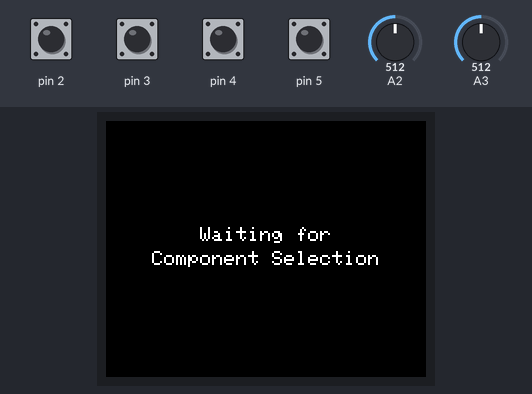
Simulated run of this sketch. Board: Arduino Nano, built with avr-gcc and run on an emulated ATmega328P. Parts: 160×128 colour display. The inputs (shaded band) are chosen by the test bench; at power-on: pin 2–5 HIGH, A2 = 512, A3 = 512. What the sketch prints to the serial monitor is not drawn.

Above: at 11.9 s.
12.0 s: pin 2 pulled LOW for 0.15 s
At 12.14 s:
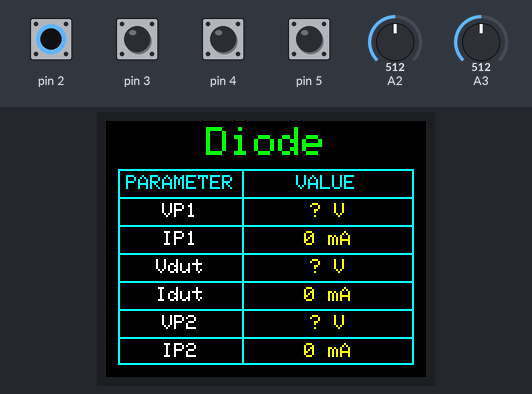
13.7 s: pin 3 pulled LOW for 0.15 s
At 13.84 s:
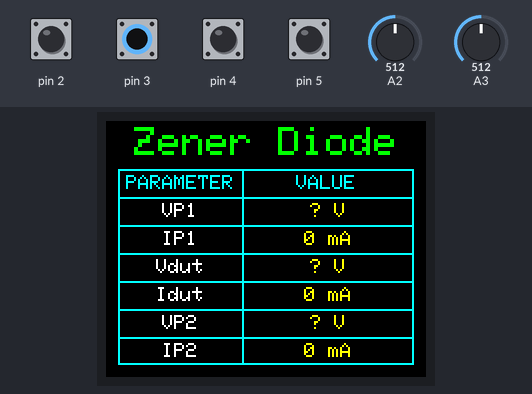
15.4 s: pin 4 pulled LOW for 0.15 s
At 15.54 s:
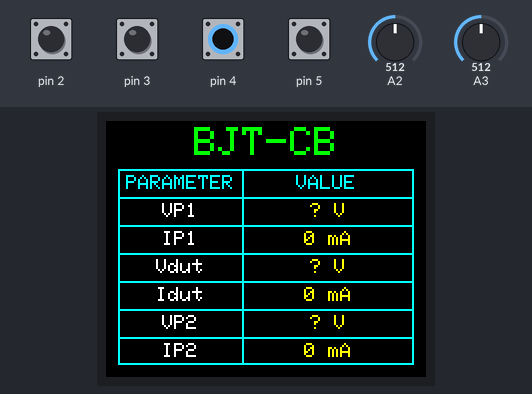
17.1 s: pin 5 pulled LOW for 0.15 s
At 17.24 s:
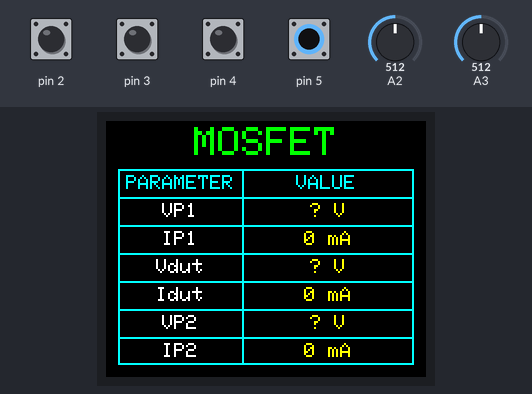
Timing chart, 0 to 19.8 s (numbered marks = the images above; inputs shaded):
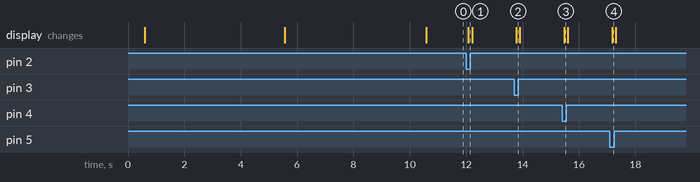

Measured:
- after the input at 12.0 s, the display: changes after 0.08 s (image 1)
- after the input at 13.7 s, the display: changes after 0.08 s (image 2)
- after the input at 15.4 s, the display: changes after 0.08 s (image 3)
- after the input at 17.1 s, the display: changes after 0.08 s (image 4)

The sketch:

Plotronix_VI_Lab.ino
```cpp
/* ============================================================================
 * PLOTRONIX VI CHARACTERISTICS LABORATORY
 * Modular Application Refactored with MVC Architecture
 *
 * Project Structure:
 *   /src/core             - Application manager and orchestration
 *   /src/hardware         - Hardware drivers (ADC, Display)
 *   /src/analysis         - Business logic (Component detection)
 *   /src/communication    - Serial protocol and management
 *   /src/ui               - Display/presentation layer
 *   /src/data             - Data models and configuration
 *
 * Architecture: Model-View-Controller
 *   Model:       SensorData, ComponentInfo
 *   View:        DisplayManager
 *   Controller:  AppManager
 * ============================================================================ */

#include "src/core/app_manager.h"

/**
 * Arduino setup() - Initialization phase
 * Initializes all application subsystems
 */
void setup() {
  AppManager::getInstance().init();
}

/**
 * Arduino loop() - Main event loop
 * Executes one cycle of: read sensors → detect component → update display → send data
 */
void loop() {
  AppManager::getInstance().update();
}
```

component_detector.cpp
```cpp
#include "component_detector.h"

/**
 * Detect the selected component based on the digital selector switches.
 * Uses a direct 4-bit lookup so each switch combination maps to a known type.
 */
ComponentInfo ComponentDetector::detect(uint8_t selectorId) {
    switch (selectorId & 0x0F) {
        case 0x01: return { DIODE,  "DIODE",  "Diode" };
        case 0x02: return { ZENER,  "ZENER",  "Zener Diode" };
        case 0x03: return { SCR,    "SCR",    "SCR" };
        case 0x04: return { BJT_CB, "BJT_CB", "BJT-CB" };
        case 0x05: return { BJT_CE, "BJT_CE", "BJT-CE" };
        case 0x06: return { BJT_CC, "BJT_CC", "BJT-CC" };
        case 0x07: return { FET,    "FET",    "FET" };
        case 0x08: return { MOSFET, "MOSFET", "MOSFET" };
        case 0x09: return { IGBT,   "IGBT",   "IGBT" };
        case 0x0A: return { UJT,    "UJT",    "UJT" };
        case 0x0B: return { TRIAC,  "TRIAC",  "TRIAC" };
        case 0x0C: return { DIAC,   "DIAC",   "DIAC" };
        default:   return { UNKNOWN, "UNKNOWN", "?" };
    }
}
```

component_detector.h
```cpp
#ifndef PLOTRONIX_COMPONENT_DETECTOR_H
#define PLOTRONIX_COMPONENT_DETECTOR_H

#include <Arduino.h>
#include "../data/component_info.h"
#include "../data/sensor_data.h"

/* ============================================================================
 * COMPONENT DETECTOR
 * Business logic for identifying component type based on selector switches
 * ============================================================================ */

/**
 * @class ComponentDetector
 * Analyzes digital selector switches to identify which component is selected
 */
class ComponentDetector {
public:
    /**
* Detect component type from a 4-bit selector ID.
 * Selector is read from digital switches to form a binary component code.
 *
 * @param selectorId 4-bit component selector ID (0-15)
 * @return ComponentInfo structure with type, tag, and name
 */
 ComponentInfo detect(uint8_t selectorId);

private:
};

#endif // PLOTRONIX_COMPONENT_DETECTOR_H
```

serial_manager.cpp
```cpp
#include "serial_manager.h"
#include "serial_protocol.h"

/**
 * Initialize the serial port for host communication.
 */
void SerialManager::init() {
    Serial.begin(SERIAL_BAUD);
}

/**
 * Poll the serial buffer for incoming commands and execute them.
 * Supports START and STOP commands.
 */
void SerialManager::processIncomingCommands() {
    if (!Serial.available()) return;

    String cmd = Serial.readStringUntil('\n');
    cmd.trim();

    executeCommand(cmd);
}

/**
 * Send a comma-separated data frame to the host if streaming is active.
 * Data format: DATA,<TAG>,<VOLTAGE>,<CURRENT>.
 */
void SerialManager::sendDataFrame(const ComponentInfo& comp, const SensorData& data) {
    // Don't send if not streaming
    if (!streaming) return;

    // Don't send if component is unknown
    if (comp.type == UNKNOWN) return;

    // Rate limit transmission
    unsigned long now = millis();
    if (now - lastFrameTime < SERIAL_RATE) return;
    lastFrameTime = now;

    // Format: DATA,<TAG>,<VOLTAGE>,<CURRENT>
    Serial.print(FRAME_PREFIX);
    Serial.print(",");
    Serial.print(comp.tag);
    Serial.print(",");
    Serial.print(data.voltage, 3);
    Serial.print(",");
    Serial.println(data.current, 5);
}

/**
 * Check whether the serial manager is currently in streaming mode.
 * @return true if streaming output is enabled.
 */
bool SerialManager::isStreaming() const {
    return streaming;
}

/**
 * Execute a parsed serial command string.
 * Recognizes START and STOP commands.
 */
void SerialManager::executeCommand(const String& cmd) {
    if (cmd == CMD_START) {
        streaming = true;
    } else if (cmd == CMD_STOP) {
        streaming = false;
    }
    // Silently ignore unknown commands
}
```

serial_manager.h
```cpp
#ifndef PLOTRONIX_SERIAL_MANAGER_H
#define PLOTRONIX_SERIAL_MANAGER_H

#include <Arduino.h>
#include "../data/component_info.h"
#include "../data/sensor_data.h"
#include "../data/config.h"

/* ============================================================================
 * SERIAL MANAGER
 * Manages serial communication with host GUI application
 * ============================================================================ */

/**
 * @class SerialManager
 * Handles bidirectional serial communication with the GUI host
 * Manages streaming state and enforces protocol contract
 */
class SerialManager {
public:
    /**
     * Initialize serial communication
     * Sets up UART at SERIAL_BAUD
     */
    void init();

    /**
     * Process incoming commands from host (START/STOP)
     * Must be called regularly in main loop
     */
    void processIncomingCommands();

    /**
     * Send measurement data frame to host if streaming is active
     * Rate-limited by SERIAL_RATE configuration
     *
     * @param comp Component information
     * @param data Current sensor measurements
     */
    void sendDataFrame(const ComponentInfo& comp, const SensorData& data);

    /**
     * Check if currently streaming data
     * @return true if START received and STOP not received
     */
    bool isStreaming() const;

private:
    bool streaming = false;              ///< Current streaming state
    unsigned long lastFrameTime = 0;     ///< Timestamp of last sent frame

    /**
     * Parse and execute incoming serial command
     * @param cmd Command string (trimmed)
     */
    void executeCommand(const String& cmd);
};

#endif // PLOTRONIX_SERIAL_MANAGER_H
```

serial_protocol.h
```cpp
#ifndef PLOTRONIX_SERIAL_PROTOCOL_H
#define PLOTRONIX_SERIAL_PROTOCOL_H

#include <Arduino.h>

/* ============================================================================
 * SERIAL PROTOCOL DEFINITIONS
 * Protocol contract between firmware and GUI application
 * ============================================================================ */

/**
 * Protocol Overview:
 *
 * HOST -> FIRMWARE (Commands):
 *   - "START"  : Begin streaming measurement data
 *   - "STOP"   : Stop streaming measurement data
 *   - All commands are newline-terminated
 *
 * FIRMWARE -> HOST (Data Frames):
 *   - "DATA,<TAG>,<VOLTAGE>,<CURRENT>"
 *   - Format: comma-separated values, newline-terminated
 *   - TAG examples: DIODE, ZENER, BJT_CB, MOSFET, etc.
 *   - VOLTAGE: float with 3 decimal places
 *   - CURRENT: float with 5 decimal places
 *
 * Baud Rate: 9600
 */

#define CMD_START       "START"   ///< Command to begin data streaming
#define CMD_STOP        "STOP"    ///< Command to stop data streaming
#define FRAME_PREFIX    "DATA"    ///< Prefix for all data frames

#endif // PLOTRONIX_SERIAL_PROTOCOL_H
```

app_manager.cpp
```cpp
#include "app_manager.h"

/**
 * Retrieve the global singleton instance of the AppManager.
 * Ensures only one instance controls the application lifecycle.
 */
AppManager& AppManager::getInstance() {
    static AppManager instance;
    return instance;
}

/**
 * Initialize the application by setting up all subsystems.
 */
void AppManager::init() {
    Serial.begin(SERIAL_BAUD);
    Serial.println("\n\n[APP] PlotTronix VI Lab - Initialization Starting");
    initializeSubsystems();
    Serial.println("[APP] Initialization Complete - Entering main loop");
}

/**
 * Main loop handler called from Arduino loop().
 * Processes commands, checks startup timing, and executes measurements.
 */
void AppManager::update() {
    // Always process incoming serial commands
    serialManager.processIncomingCommands();

    // Run the measurement and display cycle continuously so the UI state machine
    // can advance through the welcome, initialization, waiting, and component screens.
    executeMeasurementCycle();
}

/**
 * Initialize all subsystems in the correct order.
 * Serial first for debug output, then display and ADC.
 */
void AppManager::initializeSubsystems() {
    // Initialize serial first (for debug output if needed)
    serialManager.init();

    // Initialize display and show splash screen
    display.init();

    // Initialize ADC (minimal initialization needed)
    adc.init();

    // Initialize selector driver pins
    selector.init();

    // Record startup time for any future startup-related logic.
    startupTime = millis();
}

/**
 * Execute a full measurement cycle: sample sensors, detect component,
 * update UI, and send serial data if streaming.
 */
void AppManager::executeMeasurementCycle() {
    // The selector publishes only the newest value that has remained stable.
    // Pending/bouncing input keeps the last valid component on screen.
#if SELECTOR_DEBUG_LOGS
    const bool selectorChanged = selector.update();
#else
    selector.update();
#endif

    // Read all sensor inputs
    SensorData sensorData = adc.readAllSensors();

    // Read selector switches and encode a 4-bit component ID
    sensorData.selectorId = selector.readSelector();

    // Detect component type from the binary selector ID
    ComponentInfo component = componentDetector.detect(sensorData.selectorId);

#if SELECTOR_DEBUG_LOGS
    if (selectorChanged) {
        Serial.print(F("[SELECTION] seq="));
        Serial.print(selector.getSequence());
        Serial.print(F(" selector=0x"));
        Serial.print(sensorData.selectorId, HEX);
        Serial.print(F(" result="));
        Serial.println(component.tag);
    }
#endif

    // Update display with latest readings
    display.updateMeasurementDisplay(component, sensorData);

#if SELECTOR_DEBUG_LOGS
    if (selectorChanged) {
        Serial.print(F("[SELECTION] UI applied seq="));
        Serial.print(selector.getSequence());
        Serial.print(F(" state="));
        Serial.println(component.type == UNKNOWN ? F("waiting") : component.name);
    }
#endif

    // Send data to host if streaming is active
    serialManager.sendDataFrame(component, sensorData);
}
```

app_manager.h
```cpp
#ifndef PLOTRONIX_APP_MANAGER_H
#define PLOTRONIX_APP_MANAGER_H

#include <Arduino.h>
#include "../hardware/adc_driver.h"
#include "../hardware/display_driver.h"
#include "../ui/display_manager.h"
#include "../analysis/component_detector.h"
#include "../communication/serial_manager.h"
#include "../data/sensor_data.h"
#include "../data/component_info.h"
#include "../data/config.h"
#include "../hardware/selector_driver.h"

/* ============================================================================
 * APPLICATION MANAGER
 * Main controller orchestrating all subsystems (MVC Controller)
 * ============================================================================ */

/**
 * @class AppManager
 * Orchestrates the entire application lifecycle and system integration
 *
 * Responsibilities:
 *   - Initialize all subsystems (hardware, UI, communication)
 *   - Manage main event loop
 *   - Coordinate data flow between modules
 *   - Handle timing and state management
 */
class AppManager {
public:
    /**
     * Singleton accessor - get the global app instance
     */
    static AppManager& getInstance();

    /**
     * Initialize all subsystems
     * Call once during Arduino setup()
     */
    void init();

    /**
     * Main application loop iteration
     * Call once per Arduino loop()
     */
    void update();

private:
    // Subsystem modules
    ADCDriver adc;                       ///< ADC input abstraction
    DisplayManager display;              ///< Display UI management
    ComponentDetector componentDetector;  ///< Component identification
    SelectorDriver selector;              ///< Digital selector switches
    SerialManager serialManager;         ///< Host communication

    // Timing state
    unsigned long startupTime = 0;       ///< Timestamp when app initialized

    // Prevent instantiation (singleton pattern)
    AppManager() = default;
    AppManager(const AppManager&) = delete;
    AppManager& operator=(const AppManager&) = delete;

    /**
     * Initialize all subsystems
     */
    void initializeSubsystems();

    /**
     * Execute measurement and update cycle
     */
    void executeMeasurementCycle();
};

#endif // PLOTRONIX_APP_MANAGER_H
```

component_info.h
```cpp
#ifndef PLOTRONIX_COMPONENT_INFO_H
#define PLOTRONIX_COMPONENT_INFO_H

#include <Arduino.h>

/* ============================================================================
 * COMPONENT INFORMATION STRUCTURES
 * Data models for component type identification and metadata
 * ============================================================================ */

/**
 * @enum ComponentType
 * Enumeration of supported component types in the VI Lab
 */
enum ComponentType {
    DIODE,      ///< Standard diode
    ZENER,      ///< Zener diode
    SCR,        ///< Silicon Controlled Rectifier
    BJT_CB,     ///< BJT Common Base configuration
    BJT_CE,     ///< BJT Common Emitter configuration
    BJT_CC,     ///< BJT Common Collector configuration
    FET,        ///< Field Effect Transistor
    MOSFET,     ///< Metal Oxide Semiconductor FET
    IGBT,       ///< Insulated Gate Bipolar Transistor
    UJT,        ///< Unijunction Transistor
    TRIAC,      ///< Triode for AC
    DIAC,       ///< Diode for AC
    UNKNOWN     ///< Component type not detected
};

/**
 * @struct ComponentInfo
 * Contains complete information about a detected component
 */
struct ComponentInfo {
    ComponentType type;     ///< Component type enum
    const char* tag;        ///< Protocol tag for GUI router (e.g., "DIODE", "BJT_CB")
    const char* name;       ///< Human-readable display name
};

#endif // PLOTRONIX_COMPONENT_INFO_H
```

sensor_data.h
```cpp
#ifndef PLOTRONIX_SENSOR_DATA_H
#define PLOTRONIX_SENSOR_DATA_H

/* ============================================================================
 * SENSOR DATA STRUCTURES
 * Data models for sensor readings from the hardware
 * ============================================================================ */

/**
 * @struct SensorData
 * Represents a single complete measurement from all analog inputs
 */
struct SensorData {
    float voltage;          ///< Voltage across device under test (DUT)
    float current;          ///< Measured current through DUT (derived from shunt)
    uint8_t selectorId;     ///< Selector ID encoded from four digital switches
};

#endif // PLOTRONIX_SENSOR_DATA_H
```

selector_state.h
```cpp
#ifndef PLOTRONIX_SELECTOR_STATE_H
#define PLOTRONIX_SELECTOR_STATE_H

#include <stdint.h>

/**
 * Tracks the latest raw selector value and publishes it only after it remains
 * stable. A newer raw value increments the sequence and invalidates the older
 * pending value, so an earlier transition can never be applied later.
 */
class SelectorState {
public:
    explicit SelectorState(uint32_t stabilityTimeMs)
        : stabilityTimeMs(stabilityTimeMs) {}

    void reset(uint8_t value, uint32_t now) {
        stableValue = value & 0x0F;
        candidateValue = stableValue;
        candidateSince = now;
        sequence = 0;
        appliedSequence = 0;
        initialized = true;
    }

    bool update(uint8_t value, uint32_t now) {
        value &= 0x0F;

        if (!initialized) {
            reset(value, now);
            return false;
        }

        if (value != candidateValue) {
            candidateValue = value;
            candidateSince = now;
            ++sequence;
            return false;
        }

        if (candidateValue != stableValue &&
            static_cast<uint32_t>(now - candidateSince) >= stabilityTimeMs) {
            stableValue = candidateValue;
            appliedSequence = sequence;
            return true;
        }

        return false;
    }

    uint8_t getStableValue() const { return stableValue; }
    uint8_t getCandidateValue() const { return candidateValue; }
    uint32_t getSequence() const { return sequence; }
    uint32_t getAppliedSequence() const { return appliedSequence; }

private:
    const uint32_t stabilityTimeMs;
    uint8_t stableValue = 0;
    uint8_t candidateValue = 0;
    uint32_t candidateSince = 0;
    uint32_t sequence = 0;
    uint32_t appliedSequence = 0;
    bool initialized = false;
};

#endif // PLOTRONIX_SELECTOR_STATE_H
```

main.cpp
```cpp
// Entry point for PlatformIO/Arduino framework
#include "core/app_manager.h"

void setup() {
  AppManager::getInstance().init();
}

void loop() {
  AppManager::getInstance().update();
}
```

selector_driver.h
```cpp
#ifndef PLOTRONIX_SELECTOR_DRIVER_H
#define PLOTRONIX_SELECTOR_DRIVER_H

#include <Arduino.h>
#include "../data/config.h"
#include "selector_state.h"

/**
 * @class SelectorDriver
 * Reads four digital selector switches and encodes them into a 4-bit ID.
 */
class SelectorDriver {
public:
    void init();
    bool update();
    uint8_t readSelector() const;
    uint32_t getSequence() const;

private:
    SelectorState state{SELECTOR_STABILITY_TIME};

    uint8_t readRawSelector() const;
    void logRawChanges(uint8_t previous, uint8_t current, uint32_t sequence) const;
};

#endif // PLOTRONIX_SELECTOR_DRIVER_H
```

Source omitted: display_manager.cpp (8293 bytes), display_manager.h (2146 bytes), config.h (2500 bytes), adc_driver.cpp (1503 bytes), adc_driver.h (1416 bytes), display_driver.cpp (3963 bytes), display_driver.h (2142 bytes), selector_driver.cpp (2475 bytes)
